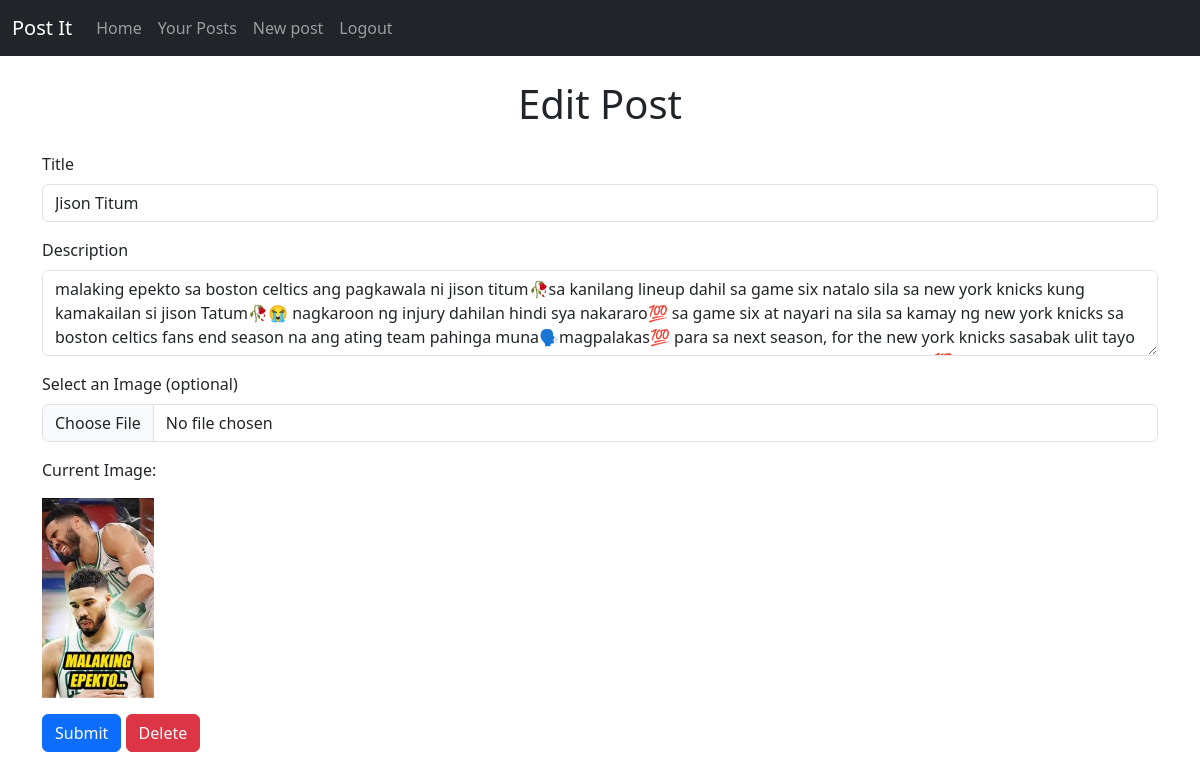
/edit_post/3/ (signed in), run on an earlier commit of the app's database.
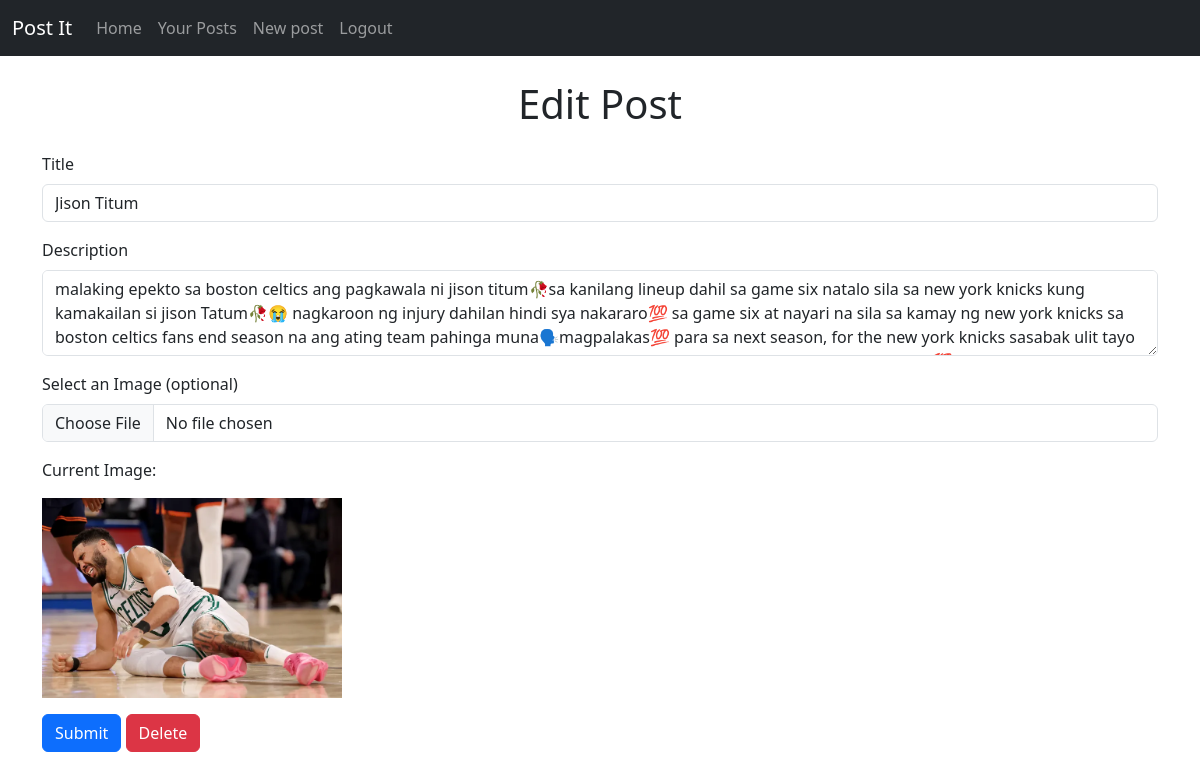
And on a later commit of the database.
### api/models.py (models this page shows, shortened)
class PostModel(models.Model):
    title = models.CharField(max_length=100)
    description = models.TextField()
    banner = models.ImageField(upload_to='banners/', null=True, blank=True)
    user = models.ForeignKey('auth.User', on_delete=models.CASCADE, related_name='posts')
    created_at = models.DateTimeField(auto_now_add=True, null=True, blank=True)

### web/views.py (the view, shortened to what this page needs)
# urls.py: path("edit_post/<int:post_id>/", views.edit_post_api, name='edit_post_api'),
@login_required
def edit_post(request, post_id):
    post = PostModel.objects.get(id=post_id)
    return render(request, "web/edit_post.html", {"post": post})

### web/templates/web/edit_post.html (shortened to what this page needs)
{% extends 'layout.html' %}
{% block content %}
    <h1 class="text-center my-4">Edit Post</h1>
    <form method="POST" enctype="multipart/form-data" id="postForm" class="container mb-3">
    <div class="mb-3">
        <label for="title" class="form-label">Title</label>
        <input type="text" class="form-control" id="title" name="title" value="{{ post.title }}" required>
    </div>
    <div class="mb-3">
        <label for="description" class="form-label">Description</label>
        <textarea class="form-control" id="description" name="description" rows="3" required>{{ post.description }}</textarea>
    </div>
    <div class="mb-3">
        <label for="banner" class="form-label">Select an Image (optional)</label>
        <input class="form-control" type="file" id="banner" name="banner" accept="image/*" onchange="previewImage(this)">
    </div>
    <div class="mt-3">
        <p class="mt-3">Current Image:</p>
        <img id="imagePreview"
            src="{% if post.banner %}{{ post.banner.url }}{% endif %}"
            alt="Preview"
            class="img-fluid"
            style="max-height: 200px; {% if not post.banner %}display: none;{% endif %}">
    </div>
    <button type="submit" class="btn btn-primary mt-3">Submit</button>
    <button type="button" class="btn btn-danger mt-3" data-bs-toggle="modal" data-bs-target="#deleteModal">Delete</button>
    </form>
{% endblock %}

What changed in the data, as far as the page shows it:
changed PostModel "Jison Titum": banner: a different picture
